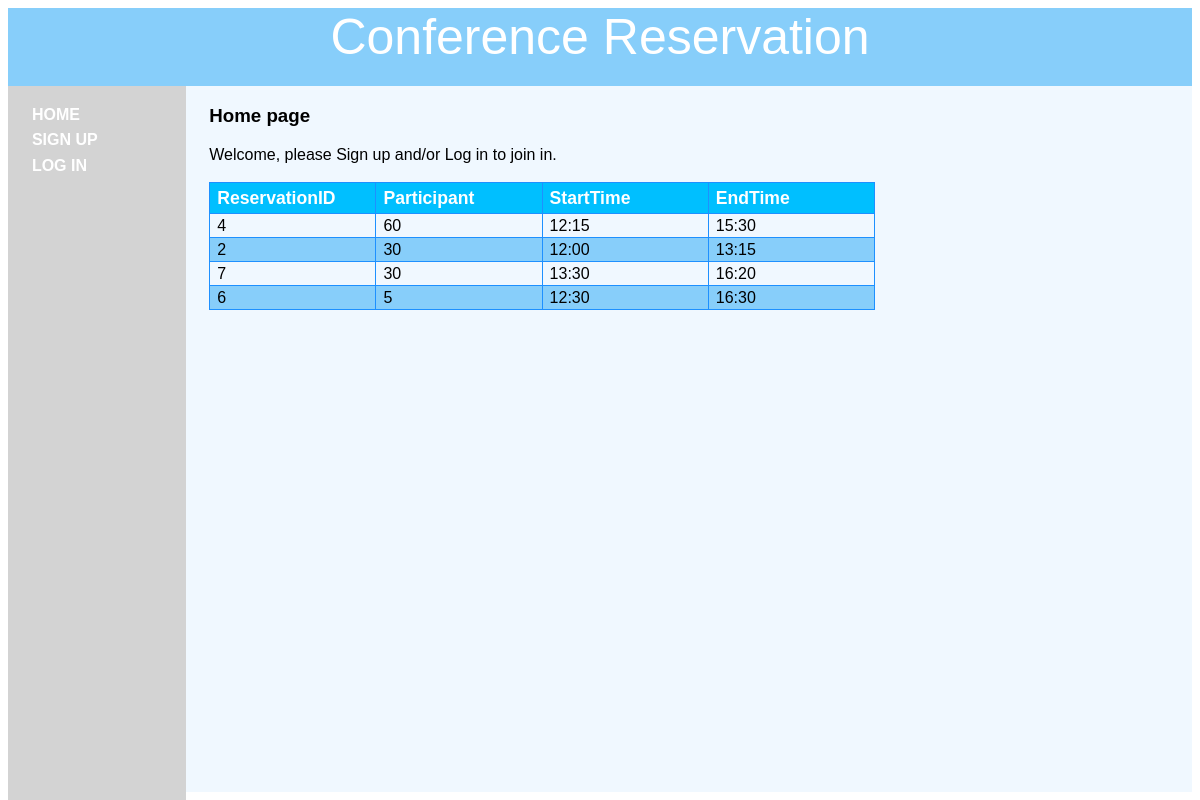
The page / on the database its author committed.
### tables this page shows
CREATE TABLE IF NOT EXISTS `orders` (
`reservid` int(10) unsigned NOT NULL,
  `user` varchar(16) DEFAULT NULL,
  `participant` int(11) DEFAULT NULL,
  `starttime` varchar(10) DEFAULT NULL,
  `endtime` varchar(10) DEFAULT NULL,
  `sth` int(11) DEFAULT NULL,
  `stm` int(11) DEFAULT NULL,
  `eth` int(11) DEFAULT NULL,
  `etm` int(11) DEFAULT NULL
);

### function.php (called while the page is built, shortened)
<?php
$dbhost  = '127.0.0.1';
$dbname  = 'conference';
$dbuser  = 'cheng';
$dbpass  = '1234567';
$appname = "Conference Reservation";
$conn = mysqli_connect($dbhost, $dbuser, $dbpass,$dbname);
function queryMysql($query)
{
	global $conn;
	$result = mysqli_query($conn, $query);
	return $result;
}

### index.php (the view, shortened to what this page needs)
<?php
include_once 'header.php';
echo "<h3>Home page</h3>";
echo "Welcome, please Sign up and/or Log in to join in.<br /><br />";
$result = queryMysql("SELECT * FROM orders ORDER BY participant desc");
$n = 0;
echo "<table style='border-collapse:collapse;'>
		<tr>
			<th>ReservationID</th>
			<th>Participant</th>
			<th>StartTime</th>
			<th>EndTime</th>
		</tr>";
$ris = mysqli_fetch_array($result);
while($ris != NULL)
{
	if($n%2 == 0){
	echo "<tr><td>";
	}else{
		echo "<tr class='alt'><td>";
	}
		echo($ris['reservid']);
		echo "</td><td>";
		echo($ris['participant']);
		echo "</td><td>";
		echo($ris['starttime']);
		echo "</td><td>";
		echo($ris['endtime']);
		echo "</td></tr>";
	$n = $n + 1;
$ris = mysqli_fetch_array($result);
}
echo "</table>";
?>

### header.php (shortened to what this page needs)
<?php
include 'function.php';
if (isset($_SESSION['user']))
{
	$user = $_SESSION['user'];
	$loggedin = TRUE;
}
else $loggedin = FALSE;
echo "<html><head><title>$appname";
echo "</title></head>";
?>
<?php
echo "<body>";
echo "<div id='container'><div id='header'>$appname</div>";
echo "<div id='menu'>";
if ($loggedin)
{
	echo "	<ul>
			<li><a href='members.php'>Your Home</a></li>
			<li><a href='reserve.php'>Reserve</a></li>
			<li><a href='logout.php'>Log out</a></li>
			</ul>";
}
else
{
	echo "<ul><li><a href='index.php'>Home</a></li>
		 <li><a href='signup.php'>Sign up</a></li>
		 <li><a href='login.php'>Log in</a></li><ul>";
}
echo "</div><div id='content'>";
?>

### header.php (style rules this page uses)
div#container { width:100% }
div#header { background-color:#87cefa;height:10%;text-align:center;font-size:50px;color:#ffffff; font-family:Arial, Helvetica, sans-serif; }
div#menu { background-color:#d3d3d3;height:90%;width:15%;float:left;padding-top:1%; font-family:'Trebuchet MS', Arial, Helvetica, sans-serif; }
div#content { background-color:#f0f8ff;height:90%;width:83%;float:left;padding-left:2%; font-family:'Trebuchet MS', Arial, Helvetica, sans-serif; }
ul { list-style-type:none;margin:0;padding:0;padding-left:0.3cm; }
li { margin:0.2cm; }
a:link,a:visited { font-weight:bold;color:#ffffff;text-align:center;margin:5px;text-decoration:none;text-transform:uppercase; }
td,th { width:4cm;font-size:1em;border:1px solid #1E90FF;padding:3px 7px 2px 7px; }
th { font-size:1.1em;text-align:left;padding-top:5px;padding-bottom:4px;background-color:#00BFFF;color:#ffffff }
tr.alt td { color:#000000;background-color:#87CEFA; }

### rows shown on the page
orders: reservid "4", participant "60", starttime "12:15", endtime "15:30"
orders: reservid "2", participant "30", starttime "12:00", endtime "13:15"
orders: reservid "7", participant "30", starttime "13:30", endtime "16:20"
orders: reservid "6", participant "5", starttime "12:30", endtime "16:30"

### other values the page prints
$appname "Conference Reservation"
